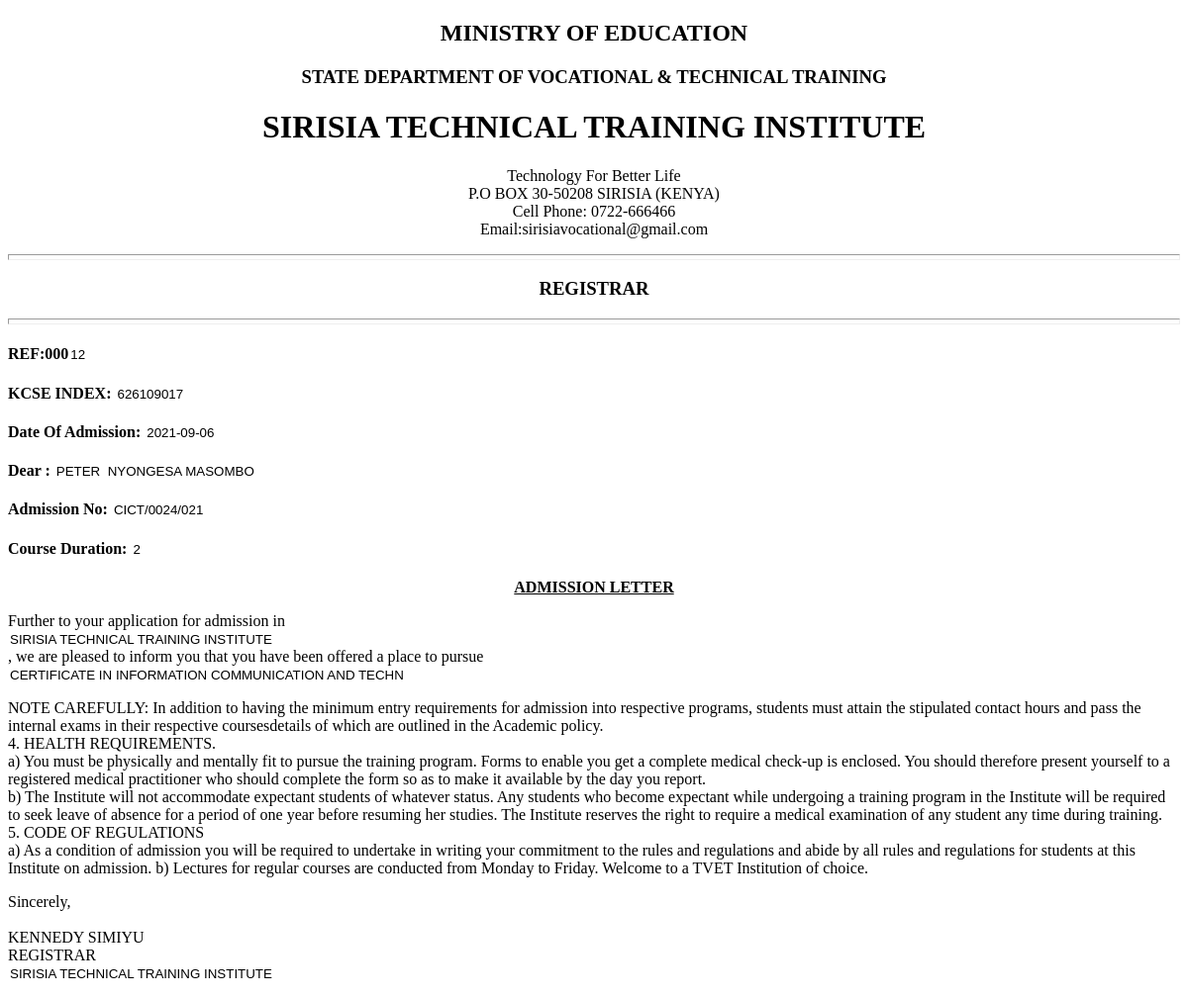
/admletter.php, run on the app's committed database.
### tables this page shows
CREATE TABLE `educationdetails` (
  `User_ID` int(50) NOT NULL,
  `Full_Names` varchar(50) NOT NULL,
  `Primary_Name` varchar(50) NOT NULL,
  `Kcpe_Year` date NOT NULL,
  `Index_No` varchar(50) NOT NULL,
  `Kcpe_Grade` varchar(10) NOT NULL,
  `Secondary_Name` varchar(50) NOT NULL,
  `Kcse_Year` date NOT NULL,
  `Kcse_Index` varchar(10) NOT NULL,
  `Kcse_Grade` varchar(10) NOT NULL,
  `Institution_Name` varchar(50) NOT NULL,
  `Date_Of_Admission` date NOT NULL,
  `Department` varchar(50) NOT NULL,
  `Course` varchar(50) NOT NULL,
  `Module` varchar(50) NOT NULL,
  `Adm_No` varchar(50) NOT NULL,
  `Course_Duration` varchar(10) NOT NULL
);

### admletter.php (the view, shortened to what this page needs)
<?php
include_once 'connect.php';
include_once 'admheader.php';
$sql ="SELECT *FROM educationdetails;";
$query =mysqli_query($conn,$sql);
while($row=mysqli_fetch_assoc($query)){
    $serid=$row['User_ID'];
    $name=$row['Full_Names'];
    $kcseindex=$row['Kcse_Index'];
    $Institutn_Name=$row['Institution_Name'];
    $Date_of_Admission=$row['Date_Of_Admission'];
    $Course=$row['Course'];
    $Adm_No=$row['Adm_No'];
    $Course_Duration=$row['Course_Duration'];
}
?>
<!DOCTYPE html>
<html lang="en">
<head>
     <link rel="stylesheet" href="print.css">
</head>
<body>
<hr>
<h3 style=color:black >REGISTRAR</h3>
<hr>
 <h4>REF:000<input type="text" value="<?php echo $serid?>"></h4>
 <h4>KCSE INDEX: <input type="text" value="<?php echo $kcseindex?>"></h4>
 <h4>Date Of Admission: <input type="text" value="<?php echo $Date_of_Admission?>"></h4>
 <h4>Dear : <input type="text" value="<?php echo $name?>"></h4>
 <h4>Admission No: <input type="text" value="<?php echo $Adm_No?>"></h4>
 <h4>Course Duration: <input type="text" value="<?php echo $Course_Duration?>"></h4>
  <p class="adm" style="text-align:center;"><u><b>ADMISSION LETTER</b></u></p>
  <p class="para">Further to your application for admission in <input type="text" value="<?php echo  $Institutn_Name?>"> <br>, we are pleased to inform you
that you have been offered a place to pursue <input type="text" value="<?php echo $Course?>"> </p>
<p class="para" >NOTE CAREFULLY: In addition to having the minimum entry requirements for admission into respective
programs, students must attain the stipulated contact hours and pass the internal exams in their respective coursesdetails
of which are outlined in the Academic policy. <br>
4. HEALTH REQUIREMENTS.<br>
a) You must be physically and mentally fit to pursue the training program. Forms to enable you get a complete
medical check-up is enclosed. You should therefore present yourself to a registered medical practitioner who should
complete the form so as to make it available by the day you report.<br>
b) The Institute will not accommodate expectant students of whatever status. Any students who become
expectant while undergoing a training program in the Institute will be required to seek leave of absence for a period
of one year before resuming her studies. The Institute reserves the right to require a medical examination of any
student any time during training.<br>
5. CODE OF REGULATIONS<br>
a) As a condition of admission you will be required to undertake in writing your commitment to the rules and
regulations and abide by all rules and regulations for students at this Institute on admission.
b) Lectures for regular courses are conducted from Monday to Friday.
Welcome to a TVET Institution of choice.</p>
<p class="para">Sincerely,<br><br>KENNEDY SIMIYU <br>REGISTRAR<br><input type="text" value="<?php echo  $Institutn_Name?>"></P>
</body>
</html>

### admheader.css (style rules this page uses)
hr { color: rgb(219, 57, 28); height: 4px; }

### print.css (style rules this page uses)
input { border:none; width:950px; }
h3 { text-align: center; }

### data on the page
educationdetails: User_ID "12", Kcse_Index "626109017", Date_Of_Admission "2021-09-06", Full_Names "PETER NYONGESA MASOMBO", Adm_No "CICT/0024/021", Course_Duration "2", Institution_Name "SIRISIA TECHNICAL TRAINING INSTITUTE", Course "CERTIFICATE IN INFORMATION COMMUNICATION AND TECHN"
